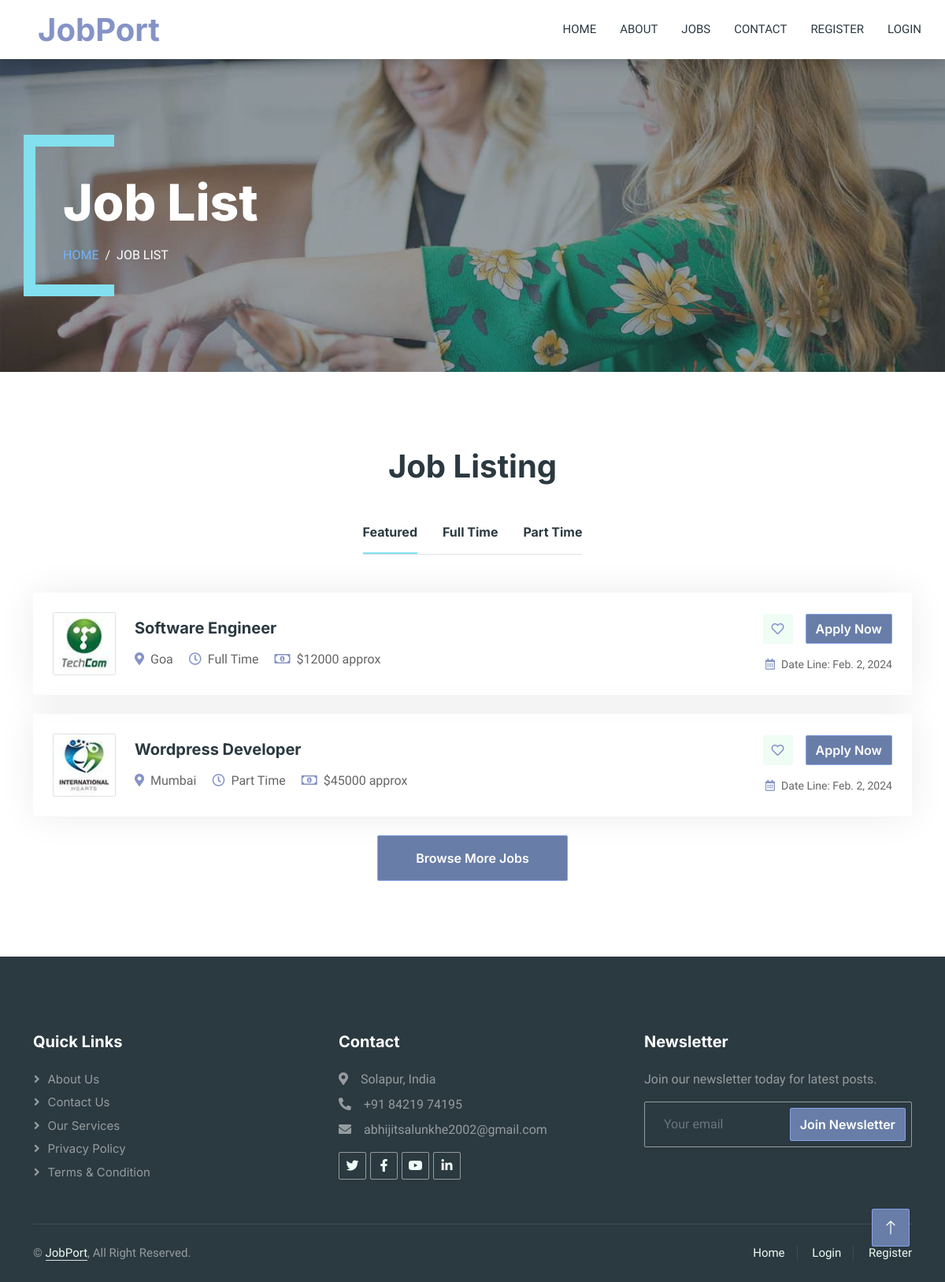
Screenshot of /jobs/ with the database file from the repository.
### app/models.py (models this page shows)
class Job(models.Model):
    logo = models.ImageField(upload_to='Company Logo')
    post = models.CharField(max_length=50)
    location = models.CharField(max_length=30)
    job_type = models.CharField(max_length=10)
    date_of_release = models.DateField()
    salary = models.IntegerField()
    job_desc = models.TextField()
    responsibility_desc = models.TextField()
    qualification_desc = models.TextField()

### app/views.py (the view)
# urls.py: path('jobs/',views.jobs,name='jobs'),
def jobs(request):
    jobs = Job.objects.all()
    context = {
        'jobs': jobs
    }
    return render(request,'jobs.html',context)

### templates/jobs.html (shortened to what this page needs)
{% extends "base.html" %}
{% load static %}
{% block content %}
        <div class="container-xxl py-5 bg-dark page-header mb-5">
            <div class="container my-5 pt-5 pb-4">
                <h1 class="display-3 text-white mb-3 animated slideInDown">Job List</h1>
                <nav aria-label="breadcrumb">
                    <ol class="breadcrumb text-uppercase">
                        <li class="breadcrumb-item"><a href="/">Home</a></li>
                        <li class="breadcrumb-item text-white active" aria-current="page">Job List</li>
                    </ol>
                </nav>
            </div>
        </div>
        <div class="container-xxl py-5">
            <div class="container">
                <h1 class="text-center mb-5 wow fadeInUp" data-wow-delay="0.1s">Job Listing</h1>
                <div class="tab-class text-center wow fadeInUp" data-wow-delay="0.3s">
                    <ul class="nav nav-pills d-inline-flex justify-content-center border-bottom mb-5">
                        <li class="nav-item">
                            <a class="d-flex align-items-center text-start mx-3 ms-0 pb-3 active" data-bs-toggle="pill" href="#tab-1">
                                <h6 class="mt-n1 mb-0">Featured</h6>
                            </a>
                        </li>
                        <li class="nav-item">
                            <a class="d-flex align-items-center text-start mx-3 pb-3" data-bs-toggle="pill" href="#tab-2">
                                <h6 class="mt-n1 mb-0">Full Time</h6>
                            </a>
                        </li>
                        <li class="nav-item">
                            <a class="d-flex align-items-center text-start mx-3 me-0 pb-3" data-bs-toggle="pill" href="#tab-3">
                                <h6 class="mt-n1 mb-0">Part Time</h6>
                            </a>
                        </li>
                    </ul>
                    <div class="tab-content">
                        <div id="tab-1" class="tab-pane fade show p-0 active">
                            {% for job in jobs %}
                            <div class="job-item p-4 mb-4">
                                <div class="row g-4">
                                    <div class="col-sm-12 col-md-8 d-flex align-items-center">
                                        <img class="flex-shrink-0 img-fluid border rounded" src="{{job.logo.url}}" alt="" style="width: 80px; height: 80px;">
                                        <div class="text-start ps-4">
                                            <h5 class="mb-3">{{job.post}}</h5>
                                            <span class="text-truncate me-3"><i class="fa fa-map-marker-alt text-primary me-2"></i>{{job.location}}</span>
                                            <span class="text-truncate me-3"><i class="far fa-clock text-primary me-2"></i>{{job.job_type}}</span>
                                            <span class="text-truncate me-0"><i class="far fa-money-bill-alt text-primary me-2"></i>${{job.salary}} approx</span>
                                        </div>
                                    </div>
                                    <div class="col-sm-12 col-md-4 d-flex flex-column align-items-start align-items-md-end justify-content-center">
                                        <div class="d-flex mb-3">
                                            <a class="btn btn-light btn-square me-3" href=""><i class="far fa-heart text-primary"></i></a>
                                            <a class="btn btn-primary" href="{% url 'detail' job.id %}">Apply Now</a>
                                        </div>
                                        <small class="text-truncate"><i class="far fa-calendar-alt text-primary me-2"></i>Date Line: {{job.date_of_release}}</small>
                                    </div>
                                </div>
                            </div>
                            {% endfor %}
                            <a class="btn btn-primary py-3 px-5" href="/joblist">Browse More Jobs</a>
                        </div>
                    </div>
                </div>
            </div>
        </div>
        {% endblock %}

### templates/base.html (shortened to what this page needs)
{% load static %}
<!DOCTYPE html>
<html lang="en">
<head>
    <link href="https://cdnjs.cloudflare.com/ajax/libs/font-awesome/5.10.0/css/all.min.css" rel="stylesheet">
    <link href="https://cdn.jsdelivr.net/npm/bootstrap-icons@1.4.1/font/bootstrap-icons.css" rel="stylesheet">
    <link href="{% static 'lib/animate/animate.min.css' %}" rel="stylesheet">
    <link href="{% static 'lib/owlcarousel/assets/owl.carousel.min.css' %}" rel="stylesheet">
    <link href="{% static 'css/bootstrap.min.css' %}" rel="stylesheet">
    <link href="{% static 'css/style.css' %}" rel="stylesheet">
</head>
<body>
    <div class="container-xxl bg-white p-0">
        <nav class="navbar navbar-expand-lg bg-white navbar-light shadow sticky-top p-0">
            <a href="/" class="navbar-brand d-flex align-items-center text-center py-0 px-4 px-lg-5">
                <h1 class="m-0 text-primary">JobPort</h1>
            </a>
            <div class="collapse navbar-collapse" id="navbarCollapse">
                <div class="navbar-nav ms-auto p-4 p-lg-0">
                    <a href="/" class="nav-item nav-link">Home</a>
                    <a href="/about" class="nav-item nav-link">About</a>
                    <a href="/jobs" class="nav-item nav-link">Jobs</a>
                    <a href="/contact" class="nav-item nav-link">Contact</a>
                    {% if user.is_authenticated %}
                        <a href="#" class="nav-item nav-link active">{{user.username}}</a>
                        <a href="/logout" class="nav-item nav-link">Logout</a>
                    {% else %}
                        <a href="/register" class="nav-item nav-link">Register</a>
                        <a href="/login" class="nav-item nav-link">Login</a>
                    {% endif %}
                </div>
            </div>
        </nav>
        {% block content %}
        {% endblock %}
        <div class="container-fluid bg-dark text-white-50 footer pt-5 mt-5 wow fadeIn" data-wow-delay="0.1s">
            <div class="container py-5">
                <div class="row g-5">
                    <div class="col-lg-4 col-md-6">
                        <h5 class="text-white mb-4">Quick Links</h5>
                        <a class="btn btn-link text-white-50" href="about">About Us</a>
                        <a class="btn btn-link text-white-50" href="contact">Contact Us</a>
                        <a class="btn btn-link text-white-50" href="#">Our Services</a>
                        <a class="btn btn-link text-white-50" href="#">Privacy Policy</a>
                        <a class="btn btn-link text-white-50" href="#">Terms & Condition</a>
                    </div>
                    <div class="col-lg-4 col-md-6">
                        <h5 class="text-white mb-4">Contact</h5>
                        <p class="mb-2"><i class="fa fa-map-marker-alt me-3"></i>Solapur, India</p>
                        <p class="mb-2"><i class="fa fa-phone-alt me-3"></i>+91 84219 74195</p>
                        <p class="mb-2"><i class="fa fa-envelope me-3"></i>abhijitsalunkhe2002@gmail.com</p>
                        <div class="d-flex pt-2">
                            <a class="btn btn-outline-light btn-social" href="#"><i class="fab fa-twitter"></i></a>
                            <a class="btn btn-outline-light btn-social" href="#"><i class="fab fa-facebook-f"></i></a>
                            <a class="btn btn-outline-light btn-social" href="#"><i class="fab fa-youtube"></i></a>
                            <a class="btn btn-outline-light btn-social" href="#"><i class="fab fa-linkedin-in"></i></a>
                        </div>
                    </div>
                    <div class="col-lg-4 col-md-6">
                        <h5 class="text-white mb-4">Newsletter</h5>
                        <p>Join our newsletter today for latest posts.</p>
                        <div class="position-relative mx-auto" style="max-width: 400px;">
                            <form method="POST" action="emails">
                                <input class="form-control bg-transparent w-100 py-3 ps-4 pe-5" name="email" type="text" placeholder="Your email">
                                <button type="submit" class="btn btn-primary py-2 position-absolute top-0 end-0 mt-2 me-2">Join Newsletter</button>
                            </form>
                        </div>
                    </div>
                </div>
            </div>
            <div class="container">
                <div class="copyright">
                    <div class="row">
                        <div class="col-md-6 text-center text-md-start mb-3 mb-md-0">
                            &copy; <a class="border-bottom" href="#">JobPort</a>, All Right Reserved.
                        </div>
                        <div class="col-md-6 text-center text-md-end">
                            <div class="footer-menu">
                                <a href="/">Home</a>
                                {% if user.is_authenticated %}
                                <a href="#">{{user.username}}</a>
                                <a href="logout">Logout</a>
                                {% else %}
                                <a href="login">Login</a>
                                <a href="register">Register</a>
                                {% endif %}
                            </div>
                        </div>
                    </div>
                </div>
            </div>
        </div>
        <a href="#" class="btn btn-lg btn-primary btn-lg-square back-to-top"><i class="bi bi-arrow-up"></i></a>
    </div>
</body>
</html>

### static/css/style.css (style rules this page uses)
:root { --primary: #82e0ef; --secondary: #8593c6; --light: #EFFDF5; --dark: #2B3940; }
.back-to-top { position: fixed; display: none; right: 45px; bottom: 45px; z-index: 99; }
.btn { font-family: 'Inter', sans-serif; font-weight: 600; transition: .5s; }
.btn.btn-primary, .btn.btn-secondary { color: #FFFFFF; }
.btn-square { width: 38px; height: 38px; }
.btn-lg-square { width: 48px; height: 48px; }
.btn-square, .btn-sm-square, .btn-lg-square { padding: 0; display: flex; align-items: center; justify-content: center; font-weight: normal; border-radius: 2px; }
.navbar-dark .navbar-nav .nav-link, .navbar-light .navbar-nav .nav-link { margin-right: 30px; padding: 25px 0; color: #FFFFFF; font-size: 15px; text-transform: uppercase; outline: none; }
.navbar-light .navbar-brand, .navbar-light a.btn { height: 75px; }
.navbar-light .navbar-nav .nav-link { color: var(--dark); font-weight: 500; }
.navbar-light.sticky-top { top: -100px; transition: .5s; }
.header-carousel .container, .page-header .container { position: relative; padding: 45px 0 45px 35px; border-left: 15px solid var(--primary); }
.header-carousel .container::before, .header-carousel .container::after, .page-header .container::before, .page-header .container::after { position: absolute; content: ""; top: 0; left: 0; width: 100px; height: 15px; background: var(--primary); }
.header-carousel .container::after, .page-header .container::after { top: 100%; margin-top: -15px; }
.page-header { background: linear-gradient(rgba(43, 57, 64, .5), rgba(43, 57, 64, .5)), url(../img/carousel-1.jpg) center center no-repeat; background-size: cover; }
.breadcrumb-item + .breadcrumb-item::before { color: var(--light); }
.nav-pills .nav-item .active { border-bottom: 2px solid var(--primary); }
.job-item { border: 1px solid transparent; border-radius: 2px; box-shadow: 0 0 45px rgba(0, 0, 0, .08); transition: .5s; }
.footer .btn.btn-social { margin-right: 5px; width: 35px; height: 35px; display: flex; align-items: center; justify-content: center; color: var(--light); border: 1px solid rgba(255,255,255,0.5); border-radius: 2px; transition: .3s; }
.footer .btn.btn-link { display: block; margin-bottom: 5px; padding: 0; text-align: left; font-size: 15px; font-weight: normal; text-transform: capitalize; transition: .3s; }
.footer .btn.btn-link::before { position: relative; content: "\f105"; font-family: "Font Awesome 5 Free"; font-weight: 900; margin-right: 10px; }
.footer .form-control { border-color: rgba(255,255,255,0.5); }
.footer .copyright { padding: 25px 0; font-size: 15px; border-top: 1px solid rgba(256, 256, 256, .1); }
.footer .copyright a { color: var(--light); }
.footer .footer-menu a { margin-right: 15px; padding-right: 15px; border-right: 1px solid rgba(255, 255, 255, .1); }
.footer .footer-menu a:last-child { margin-right: 0; padding-right: 0; border-right: none; }

### rows the page displays
Job: logo (picture), post "Software Engineer", location "Goa", job_type "Full Time", salary "12000", date_of_release "Feb. 2, 2024"
Job: logo (picture), post "Wordpress Developer", location "Mumbai", job_type "Part Time", salary "45000", date_of_release "Feb. 2, 2024"
